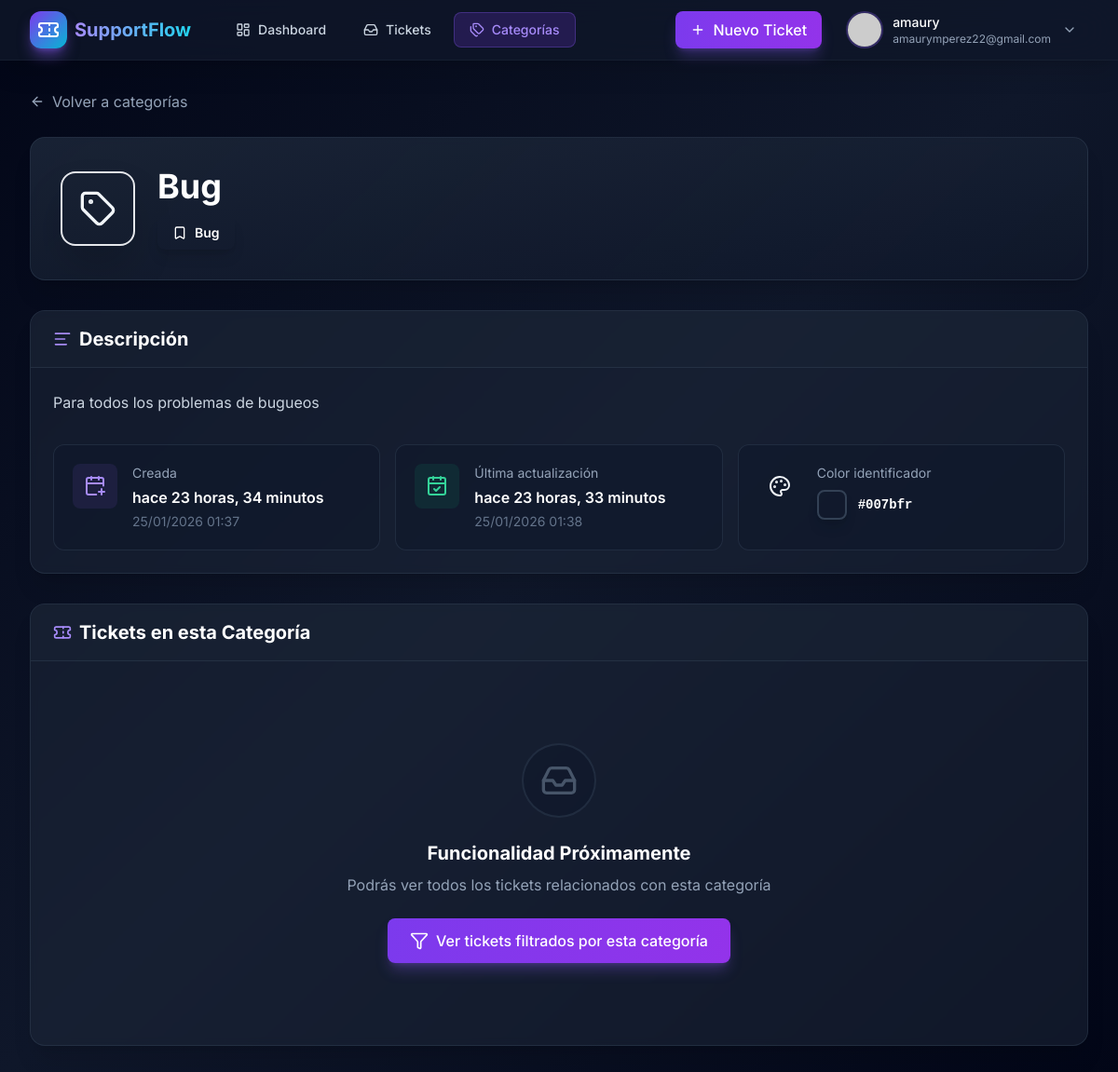
The page /categoria-detail/1/ (signed in) on the database its author committed.
### ticket/models.py (models this page shows, shortened)
class Categoria(models.Model):
    nombre = models.CharField(max_length=50, null = False, blank = False)
    descripcion = models.TextField()
    color = models.CharField(max_length=7, default='#007bff')
    created = models.DateTimeField(auto_now_add=True)
    updated = models.DateTimeField(auto_now=True)
    class Meta:
        ordering = ['-created']
        verbose_name = 'Categoria'
        verbose_name_plural = 'Categorias'

### ticket/views.py (the view)
# urls.py: path('categoria-detail/<int:pk>/', CategoriaDetailView.as_view(), name = 'categoria_detail'),
class CategoriaDetailView(LoginRequiredMixin, generic.DetailView):
    model = Categoria
    template_name = 'ticket/categoria_detail.html'
    queryset = Categoria.objects.all()
    context_object_name = 'categoria'

### ticket/templates/ticket/categoria_detail.html (shortened to what this page needs)
{% extends 'base.html' %}
{% load static %}
{% block content %}
<div class="mb-6">
    <a href="{% url 'categoria_list' %}"
       class="inline-flex items-center gap-2 text-slate-400 hover:text-white transition-colors group">
        <i data-lucide="arrow-left" class="w-4 h-4 group-hover:-translate-x-1 transition-transform"></i>
        <span>Volver a categorías</span>
    </a>
</div>
<div class="rounded-2xl bg-gradient-to-br from-slate-800/80 to-slate-900/80 backdrop-blur-sm border border-slate-700/50 p-8 mb-8 shadow-xl"
     style="border-left: 4px solid {{ categoria.color }};">
    <div class="flex flex-col md:flex-row md:items-center gap-6">
        <div class="w-20 h-20 rounded-2xl flex items-center justify-center shadow-2xl border-2 transition-transform hover:scale-105"
             style="background: {{ categoria.color }}20; border-color: {{ categoria.color }}40;">
            <i data-lucide="tag" class="w-10 h-10" style="color: {{ categoria.color }};"></i>
        </div>
        <div class="flex-1">
            <h1 class="text-3xl md:text-4xl font-bold text-white mb-3">{{ categoria.nombre }}</h1>
            <div class="flex items-center gap-3">
                <span class="inline-flex items-center gap-2 px-4 py-2 rounded-lg font-semibold text-white text-sm shadow-lg"
                      style="background: {{ categoria.color }};">
                    <i data-lucide="bookmark" class="w-4 h-4"></i>
                    <span>{{ categoria.nombre }}</span>
                </span>
            </div>
        </div>
    </div>
</div>
<div class="grid grid-cols-1 gap-8">
    <div class="rounded-2xl bg-slate-800/50 backdrop-blur-sm border border-slate-700/50 overflow-hidden shadow-xl">
        <div class="px-6 py-4 border-b border-slate-700/50 bg-slate-800/30">
            <h2 class="text-xl font-bold text-white flex items-center gap-2">
                <i data-lucide="align-left" class="w-5 h-5 text-violet-400"></i>
                Descripción
            </h2>
        </div>
        <div class="p-6">
            <p class="text-slate-300 text-base leading-relaxed mb-8">
                {{ categoria.descripcion }}
            </p>
            <div class="grid grid-cols-1 md:grid-cols-3 gap-4">
                <div class="rounded-xl bg-slate-900/50 border border-slate-700/50 p-5 hover:border-violet-500/30 transition-colors">
                    <div class="flex items-start gap-4">
                        <div class="w-12 h-12 rounded-lg bg-violet-500/10 flex items-center justify-center flex-shrink-0">
                            <i data-lucide="calendar-plus" class="w-6 h-6 text-violet-400"></i>
                        </div>
                        <div class="flex-1 min-w-0">
                            <div class="text-slate-400 text-sm mb-1">Creada</div>
                            <div class="text-white font-semibold mb-1">hace {{ categoria.created|timesince }}</div>
                            <div class="text-slate-500 text-sm">{{ categoria.created|date:"d/m/Y H:i" }}</div>
                        </div>
                    </div>
                </div>
                <div class="rounded-xl bg-slate-900/50 border border-slate-700/50 p-5 hover:border-emerald-500/30 transition-colors">
                    <div class="flex items-start gap-4">
                        <div class="w-12 h-12 rounded-lg bg-emerald-500/10 flex items-center justify-center flex-shrink-0">
                            <i data-lucide="calendar-check" class="w-6 h-6 text-emerald-400"></i>
                        </div>
                        <div class="flex-1 min-w-0">
                            <div class="text-slate-400 text-sm mb-1">Última actualización</div>
                            <div class="text-white font-semibold mb-1">hace {{ categoria.updated|timesince }}</div>
                            <div class="text-slate-500 text-sm">{{ categoria.updated|date:"d/m/Y H:i" }}</div>
                        </div>
                    </div>
                </div>
                <div class="rounded-xl bg-slate-900/50 border border-slate-700/50 p-5 hover:border-cyan-500/30 transition-colors">
                    <div class="flex items-start gap-4">
                        <div class="w-12 h-12 rounded-lg flex items-center justify-center flex-shrink-0"
                             style="background: {{ categoria.color }}20;">
                            <i data-lucide="palette" class="w-6 h-6" style="color: {{ categoria.color }};"></i>
                        </div>
                        <div class="flex-1 min-w-0">
                            <div class="text-slate-400 text-sm mb-2">Color identificador</div>
                            <div class="flex items-center gap-3">
                                <span class="w-8 h-8 rounded-lg border-2 border-slate-700 shadow-lg inline-block"
                                      style="background: {{ categoria.color }};"></span>
                                <span class="text-white font-mono font-semibold text-sm">{{ categoria.color }}</span>
                            </div>
                        </div>
                    </div>
                </div>
            </div>
        </div>
    </div>
    <div class="rounded-2xl bg-slate-800/50 backdrop-blur-sm border border-slate-700/50 overflow-hidden shadow-xl">
        <div class="px-6 py-4 border-b border-slate-700/50 bg-slate-800/30">
            <h2 class="text-xl font-bold text-white flex items-center gap-2">
                <i data-lucide="ticket" class="w-5 h-5 text-violet-400"></i>
                Tickets en esta Categoría
            </h2>
        </div>
        <div class="p-6">
            <div class="text-center py-16">
                <div class="inline-flex items-center justify-center w-20 h-20 bg-slate-900/50 rounded-full mb-6 border-2 border-slate-700/50">
                    <i data-lucide="inbox" class="w-10 h-10 text-slate-600"></i>
                </div>
                <h3 class="text-xl font-bold text-white mb-2">Funcionalidad Próximamente</h3>
                <p class="text-slate-400 mb-6">Podrás ver todos los tickets relacionados con esta categoría</p>
                <a href="{% url 'ticket_list' %}?categoria={{ categoria.id }}"
                   class="inline-flex items-center gap-2 px-6 py-3 bg-gradient-to-r from-violet-600 to-purple-600 hover:from-violet-700 hover:to-purple-700 text-white rounded-lg font-medium shadow-lg shadow-violet-500/30 hover:shadow-violet-500/50 transition-all">
                    <i data-lucide="filter" class="w-5 h-5"></i>
                    <span>Ver tickets filtrados por esta categoría</span>
                </a>
            </div>
        </div>
    </div>
</div>
{% endblock %}

### templates/base.html (shortened to what this page needs)
{% load static %}
<!DOCTYPE html>
<html lang="es" class="dark">
<head>
    <script src="https://cdn.tailwindcss.com"></script>
    <link rel="stylesheet" href="{% static 'css/style.css' %}">
</head>
<body class="bg-gradient-to-br from-slate-950 via-slate-900 to-slate-950 text-slate-100 min-h-screen">
    <nav class="sticky top-0 z-50 backdrop-blur-xl bg-slate-900/80 border-b border-slate-800/50 shadow-xl">
        <div class="max-w-7xl mx-auto px-4 sm:px-6 lg:px-8">
            <div class="flex justify-between items-center h-16">
                <div class="flex items-center gap-8">
                    <a href="{% url 'home' %}" class="flex items-center gap-2 group">
                        <div class="w-10 h-10 rounded-xl bg-gradient-to-br from-violet-600 to-cyan-500 flex items-center justify-center shadow-lg shadow-violet-500/50 group-hover:shadow-violet-500/70 transition-all duration-300">
                            <i data-lucide="ticket" class="w-6 h-6 text-white"></i>
                        </div>
                        <span class="text-xl font-bold bg-gradient-to-r from-violet-400 to-cyan-400 bg-clip-text text-transparent hidden sm:block">
                        </span>
                    </a>
                    <div class="hidden md:flex items-center gap-2">
                        <a href="{% url 'home' %}"
                           class="px-4 py-2 rounded-lg text-sm font-medium transition-all duration-200 {% if request.resolver_match.url_name == 'home' %}bg-violet-600/20 text-violet-400 border border-violet-500/30{% else %}text-slate-300 hover:bg-slate-800 hover:text-white{% endif %}">
                            <div class="flex items-center gap-2">
                                <i data-lucide="layout-dashboard" class="w-4 h-4"></i>
                                <span>Dashboard</span>
                            </div>
                        </a>
                        <a href="{% url 'ticket_list' %}"
                           class="px-4 py-2 rounded-lg text-sm font-medium transition-all duration-200 {% if 'ticket_list' in request.resolver_match.url_name %}bg-violet-600/20 text-violet-400 border border-violet-500/30{% else %}text-slate-300 hover:bg-slate-800 hover:text-white{% endif %}">
                            <div class="flex items-center gap-2">
                                <i data-lucide="inbox" class="w-4 h-4"></i>
                                <span>Tickets</span>
                            </div>
                        </a>
                        <a href="{% url 'categoria_list' %}"
                           class="px-4 py-2 rounded-lg text-sm font-medium transition-all duration-200 {% if 'categoria' in request.resolver_match.url_name %}bg-violet-600/20 text-violet-400 border border-violet-500/30{% else %}text-slate-300 hover:bg-slate-800 hover:text-white{% endif %}">
                            <div class="flex items-center gap-2">
                                <i data-lucide="tags" class="w-4 h-4"></i>
                                <span>Categorías</span>
                            </div>
                        </a>
                    </div>
                </div>
                {% if request.user.is_authenticated %}
                <div class="flex items-center gap-4">
                    <a href="{% url 'ticket_create' %}"
                       class="hidden lg:flex items-center gap-2 px-4 py-2 bg-gradient-to-r from-violet-600 to-purple-600 hover:from-violet-700 hover:to-purple-700 text-white rounded-lg font-medium shadow-lg shadow-violet-500/30 hover:shadow-violet-500/50 transition-all duration-200">
                        <i data-lucide="plus" class="w-4 h-4"></i>
                        <span>Nuevo Ticket</span>
                    </a>
                    <div class="relative group">
                        <button class="flex items-center gap-3 px-3 py-2 rounded-lg hover:bg-slate-800/50 transition-all duration-200">
                            <img src="https://ui-avatars.com/api/?name={{ request.user.get_full_name|default:request.user.username }}&background=8b5cf6&color=fff&size=128"
                                 alt="Avatar"
                                 class="w-9 h-9 rounded-full ring-2 ring-violet-500/30">
                            <div class="hidden sm:block text-left">
                                <div class="text-sm font-medium text-white">{{ request.user.get_full_name|default:request.user.username }}</div>
                                <div class="text-xs text-slate-400">{{ request.user.email }}</div>
                            </div>
                            <i data-lucide="chevron-down" class="w-4 h-4 text-slate-400 hidden sm:block"></i>
                        </button>
                    </div>
                </div>
                {% endif %}
            </div>
        </div>
    </nav>
    <main class="max-w-7xl mx-auto px-4 sm:px-6 lg:px-8 py-8">
        {% block content %}{% endblock %}
    </main>
</body>
</html>

### static/css/style.css (style rules this page uses)
html { scroll-behavior: smooth; }
* { transition-property: color, background-color, border-color, text-decoration-color, fill, stroke, opacity, box-shadow, transform, filter, backdrop-filter; transition-timing-function: cubic-bezier(0.4, 0, 0.2, 1); transition-duration: 150ms; }
@media (min-width: 1024px) { .sticky { position: sticky; top: 6rem; } }

### templates/base.html (style rules this page uses)
body { font-family: 'Inter', sans-serif; }

### rows shown on the page
Categoria: nombre "Bug", descripcion "Para todos los problemas de bugueos", created "23 horas, 34 minutos", created "25/01/2026 01:37", updated "23 horas, 33 minutos", updated "25/01/2026 01:38", color "#007bfr"

### other values the page prints
{{ request.user.get_full_name|default:request.user.username }} "amaury"
{{ request.user.email }} "amaurymperez22@gmail.com"
